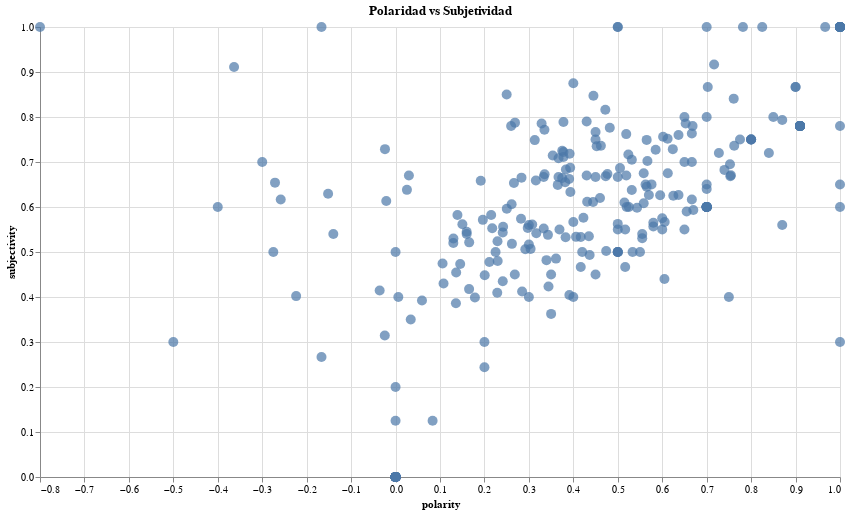

Notebook source saved alongside this figure:
### Code cell
# Diagrama de Dispersión de Polaridad vs Subjetividad
alt.Chart(df_filtered).mark_circle(
    opacity=0.7
).encode(
    x='polarity:Q',
    y='subjectivity:Q',
    tooltip=['polarity', 'subjectivity'],
    size=alt.value(100)
).properties(
    width=800,
    height=450,
    title='Polaridad vs Subjetividad'
)

### Figure 1 — Vega-Lite specification as saved in the notebook (floating-point values rounded to 4 significant figures; data arrays with more than 128 entries replaced by an {"elided": "..."} marker saying what was removed)
{"$schema": "https://vega.github.io/schema/vega-lite/v5.15.1.json", "config": {"view": {"continuousHeight": 300, "continuousWidth": 300}}, "data": {"name": "data-3c09d4a11e88611d3ea249a13619a8b3"}, "datasets": {"data-3c09d4a11e88611d3ea249a13619a8b3": {"elided": "285 records"}}, "encoding": {"size": {"value": 100}, "tooltip": [{"field": "polarity", "type": "quantitative"}, {"field": "subjectivity", "type": "quantitative"}], "x": {"field": "polarity", "type": "quantitative"}, "y": {"field": "subjectivity", "type": "quantitative"}}, "height": 450, "mark": {"opacity": 0.7, "type": "circle"}, "title": "Polaridad vs Subjetividad", "width": 800}
